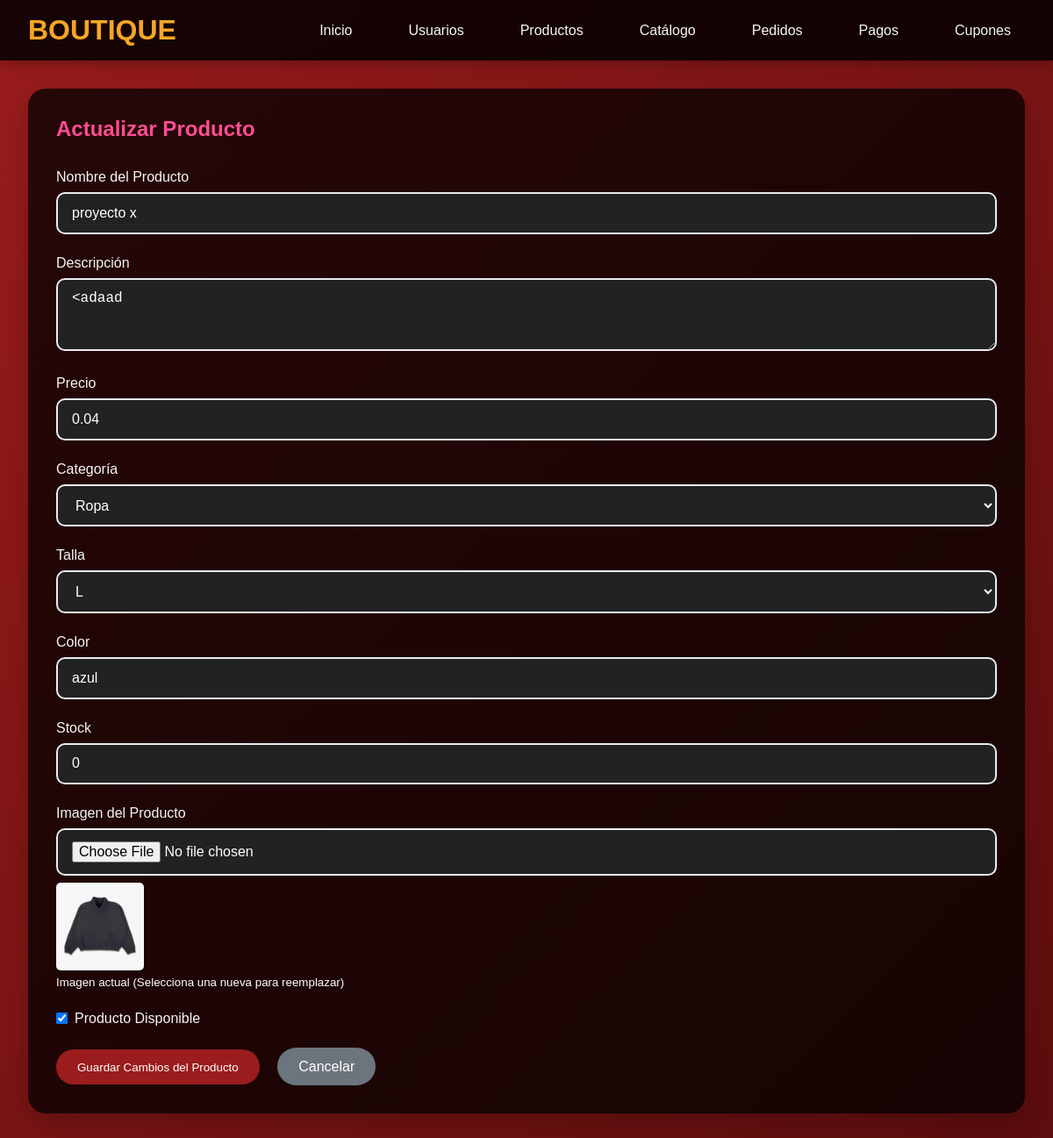
/productos/actualizar/1/, run on the app's committed database.
### app_Boutique/models.py (models this page shows, shortened)
class Producto(models.Model):
    CATEGORIA_CHOICES = [
        ('ropa', 'Ropa'),
        ('accesorios', 'Accesorios'),
        ('zapatos', 'Zapatos'),
        ('belleza', 'Belleza'),
        ('hogar', 'Hogar'),
    ]
    TALLA_CHOICES = [
        ('XS', 'XS'),
        ('S', 'S'),
        ('M', 'M'),
        ('L', 'L'),
        ('XL', 'XL'),
        ('Única', 'Única'),
    ]
    nombre = models.CharField(max_length=200)
    descripcion = models.TextField()
    precio = models.DecimalField(max_digits=10, decimal_places=2)
    categoria = models.CharField(max_length=20, choices=CATEGORIA_CHOICES)
    talla = models.CharField(max_length=10, choices=TALLA_CHOICES, blank=True, null=True)
    color = models.CharField(max_length=50)
    stock = models.PositiveIntegerField()
    imagen = models.ImageField(upload_to='productos/', blank=True, null=True)
    fecha_agregado = models.DateTimeField(auto_now_add=True)
    disponible = models.BooleanField(default=True)

### app_Boutique/views.py (the view, shortened to what this page needs)
# urls.py: path('productos/actualizar/<int:producto_id>/', views.actualizar_producto, name='actualizar_producto'),
def actualizar_producto(request, producto_id):
    producto = get_object_or_404(Producto, id=producto_id)
    return render(request, 'producto/actualizar_producto.html', {'producto': producto})

### app_Boutique/templates/producto/actualizar_producto.html (shortened to what this page needs)
{% extends 'base.html' %}
{% block content %}
<div class="card">
    <h2 style="color: #ff4d94; margin-bottom: 2rem;">Actualizar Producto</h2>
    <form method="POST" enctype="multipart/form-data">
        <div class="form-group">
            <label class="form-label">Nombre del Producto</label>
            <input type="text" name="nombre" class="form-control" value="{{ producto.nombre }}" required>
        </div>
        <div class="form-group">
            <label class="form-label">Descripción</label>
            <textarea name="descripcion" class="form-control" rows="3" required>{{ producto.descripcion }}</textarea>
        </div>
        <div class="form-group">
            <label class="form-label">Precio</label>
            <input type="number" name="precio" step="0.01" class="form-control" value="{{ producto.precio }}" required>
        </div>
        <div class="form-group">
            <label class="form-label">Categoría</label>
            <select name="categoria" class="form-control" required>
                <option value="ropa" {% if producto.categoria == 'ropa' %}selected{% endif %}>Ropa</option>
            </select>
        </div>
        <div class="form-group">
            <label class="form-label">Talla</label>
            <select name="talla" class="form-control">
                <option value="L" {% if producto.talla == 'L' %}selected{% endif %}>L</option>
            </select>
        </div>
        <div class="form-group">
            <label class="form-label">Color</label>
            <input type="text" name="color" class="form-control" value="{{ producto.color }}" required>
        </div>
        <div class="form-group">
            <label class="form-label">Stock</label>
            <input type="number" name="stock" class="form-control" value="{{ producto.stock }}" required>
        </div>
        <div class="form-group">
            <label class="form-label">Imagen del Producto</label>
            <input type="file" name="imagen" class="form-control" accept="image/*">
            {% if producto.imagen %}
                <div style="margin-top: 0.5rem;">
                    <img src="{{ producto.imagen.url }}" alt="Imagen actual" style="width: 100px; height: 100px; object-fit: cover; border-radius: 5px;">
                    <p><small>Imagen actual (Selecciona una nueva para reemplazar)</small></p>
                </div>
            {% endif %}
        </div>
        <div class="form-group">
            <label style="display: flex; align-items: center; gap: 0.5rem;">
                <input type="checkbox" name="disponible" {% if producto.disponible %}checked{% endif %}>
                <span class="form-label" style="margin: 0;">Producto Disponible</span>
            </label>
        </div>
        <button type="submit" class="btn btn-primary">Guardar Cambios del Producto</button>
        <a href="{% url 'ver_productos' %}" class="btn" style="background: #6c757d; color: white; margin-left: 1rem;">Cancelar</a>
    </form>
</div>
{% endblock %}

### app_Boutique/templates/base.html (style rules this page uses)
* { margin: 0; padding: 0; box-sizing: border-box; }
body { font-family: 'Arial', sans-serif; background: linear-gradient(135deg, #9b1c1c 0%, #5c0d0d 100%); min-height: 100vh; color: white; }
.card { background: rgba(0, 0, 0, 0.75); border-radius: 20px; padding: 2rem; box-shadow: 0 10px 30px rgba(0, 0, 0, 0.2); margin-bottom: 2rem; color: white; }
.btn { padding: 0.8rem 1.5rem; border: none; border-radius: 25px; cursor: pointer; font-weight: 500; text-decoration: none; display: inline-block; transition: all 0.3s ease; }
.btn-primary { background: #9b1c1c; color: white; }
.form-group { margin-bottom: 1.5rem; }
.form-label { display: block; margin-bottom: 0.5rem; font-weight: 500; color: #f5f5f5; }
.form-control { width: 100%; padding: 0.8rem 1rem; border: 2px solid #e9ecef; border-radius: 10px; font-size: 1rem; transition: border-color 0.3s ease; background: #222; color: white; }

### data on the page
Producto: nombre "proyecto x", descripcion "<adaad", precio "0.04", categoria "Ropa", talla "L", color "azul", stock "0", imagen (picture), disponible "☑"
